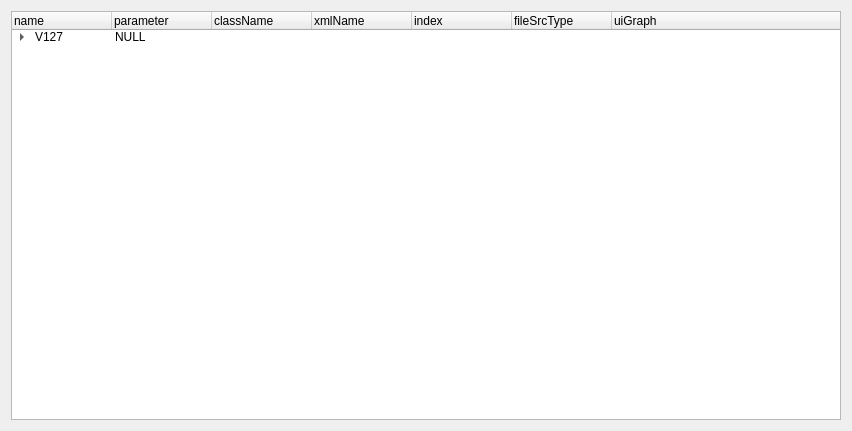
<?xml version="1.0" encoding="UTF-8"?>
<ui version="4.0">
 <class>Form</class>
 <widget class="QWidget" name="Form">
  <property name="geometry">
   <rect>
    <x>0</x>
    <y>0</y>
    <width>852</width>
    <height>431</height>
   </rect>
  </property>
  <property name="windowTitle">
   <string>Form</string>
  </property>
  <layout class="QVBoxLayout" name="verticalLayout">
   <item>
    <widget class="QTreeWidget" name="treeWidget">
     <column>
      <property name="text">
       <string>name</string>
      </property>
     </column>
     <column>
      <property name="text">
       <string>parameter</string>
      </property>
     </column>
     <column>
      <property name="text">
       <string>className</string>
      </property>
     </column>
     <column>
      <property name="text">
       <string>xmlName</string>
      </property>
     </column>
     <column>
      <property name="text">
       <string>index</string>
      </property>
     </column>
     <column>
      <property name="text">
       <string>fileSrcType</string>
      </property>
     </column>
     <column>
      <property name="text">
       <string>uiGraph</string>
      </property>
     </column>
     <item>
      <property name="text">
       <string>V127</string>
      </property>
      <property name="text">
       <string>NULL</string>
      </property>
      <property name="text">
       <string/>
      </property>
      <property name="text">
       <string/>
      </property>
      <property name="text">
       <string/>
      </property>
      <property name="text">
       <string/>
      </property>
      <item>
       <property name="text">
        <string>Axis</string>
       </property>
       <property name="text">
        <string>NULL</string>
       </property>
       <property name="text">
        <string/>
       </property>
       <property name="text">
        <string/>
       </property>
       <property name="text">
        <string/>
       </property>
       <property name="text">
        <string/>
       </property>
       <item>
        <property name="text">
         <string>Motor</string>
        </property>
        <property name="text">
         <string>NULL</string>
        </property>
        <property name="text">
         <string>UiMotor</string>
        </property>
        <property name="text">
         <string>PrmFuncMotor</string>
        </property>
        <property name="text">
         <string>0</string>
        </property>
        <property name="text">
         <string>1</string>
        </property>
        <property name="text">
         <string>GraphMotor129</string>
        </property>
       </item>
       <item>
        <property name="text">
         <string>Encoder</string>
        </property>
        <property name="text">
         <string>NULL</string>
        </property>
        <property name="text">
         <string>UiEncoder</string>
        </property>
        <property name="text">
         <string>PrmFuncEncoder</string>
        </property>
        <property name="text">
         <string>1</string>
        </property>
        <property name="text">
         <string>1</string>
        </property>
        <property name="text">
         <string>GraphEncoder126</string>
        </property>
       </item>
       <item>
        <property name="text">
         <string>Power</string>
        </property>
        <property name="text">
         <string>NULL</string>
        </property>
        <property name="text">
         <string>UiPower</string>
        </property>
        <property name="text">
         <string>PrmFuncPower</string>
        </property>
        <property name="text">
         <string>2</string>
        </property>
        <property name="text">
         <string>1</string>
        </property>
        <property name="text">
         <string>GraphPower129</string>
        </property>
       </item>
       <item>
        <property name="text">
         <string>Current</string>
        </property>
        <property name="text">
         <string>NULL</string>
        </property>
        <property name="text">
         <string>UiCurrent</string>
        </property>
        <property name="text">
         <string>PrmFuncCurrentloop</string>
        </property>
        <property name="text">
         <string>3</string>
        </property>
        <property name="text">
         <string>1</string>
        </property>
        <property name="text">
         <string>GraphCurrent129</string>
        </property>
       </item>
       <item>
        <property name="text">
         <string>Velocity</string>
        </property>
        <property name="text">
         <string>NULL</string>
        </property>
        <property name="text">
         <string>UiVelocity</string>
        </property>
        <property name="text">
         <string>PrmFuncSpeedloop</string>
        </property>
        <property name="text">
         <string>4</string>
        </property>
        <property name="text">
         <string>1</string>
        </property>
        <property name="text">
         <string>GraphVelocity129</string>
        </property>
       </item>
       <item>
        <property name="text">
         <string>Position</string>
        </property>
        <property name="text">
         <string>NULL</string>
        </property>
        <property name="text">
         <string>UiPosition</string>
        </property>
        <property name="text">
         <string>PrmFuncPositionloop</string>
        </property>
        <property name="text">
         <string>5</string>
        </property>
        <property name="text">
         <string>1</string>
        </property>
        <property name="text">
         <string>GraphPosition129</string>
        </property>
       </item>
       <item>
        <property name="text">
         <string>Status</string>
        </property>
        <property name="text">
         <string>NULL</string>
        </property>
        <property name="text">
         <string>UiStatus</string>
        </property>
        <property name="text">
         <string>PrmFuncDeviceStatus</string>
        </property>
        <property name="text">
         <string>6</string>
        </property>
        <property name="text">
         <string>0</string>
        </property>
        <property name="text">
         <string>GraphStatus129</string>
        </property>
       </item>
       <item>
        <property name="text">
         <string>RAM</string>
        </property>
        <property name="text">
         <string>NULL</string>
        </property>
        <property name="text">
         <string>UiRAM</string>
        </property>
        <property name="text">
         <string>PrmRAMAxis</string>
        </property>
        <property name="text">
         <string>7</string>
        </property>
        <property name="text">
         <string>1</string>
        </property>
        <property name="text">
         <string>NULL</string>
        </property>
       </item>
       <item>
        <property name="text">
         <string>FLASH</string>
        </property>
        <property name="text">
         <string>NULL</string>
        </property>
        <property name="text">
         <string>UiFLASH</string>
        </property>
        <property name="text">
         <string>PrmFlashAxis</string>
        </property>
        <property name="text">
         <string>8</string>
        </property>
        <property name="text">
         <string>1</string>
        </property>
        <property name="text">
         <string>NULL</string>
        </property>
       </item>
      </item>
      <item>
       <property name="text">
        <string>UiGlobal</string>
       </property>
       <property name="text">
        <string>NULL</string>
       </property>
       <property name="text">
        <string/>
       </property>
       <property name="text">
        <string/>
       </property>
       <property name="text">
        <string/>
       </property>
       <property name="text">
        <string/>
       </property>
       <item>
        <property name="text">
         <string>IO</string>
        </property>
        <property name="text">
         <string>NULL</string>
        </property>
        <property name="text">
         <string>UiIO</string>
        </property>
        <property name="text">
         <string>PrmIO</string>
        </property>
        <property name="text">
         <string/>
        </property>
        <property name="text">
         <string>0</string>
        </property>
        <property name="text">
         <string>GraphIO126</string>
        </property>
       </item>
      </item>
      <item>
       <property name="text">
        <string>Global</string>
       </property>
       <item>
        <property name="text">
         <string>Plot</string>
        </property>
        <property name="text">
         <string>NULL</string>
        </property>
       </item>
      </item>
     </item>
    </widget>
   </item>
  </layout>
 </widget>
 <resources/>
 <connections/>
</ui>
